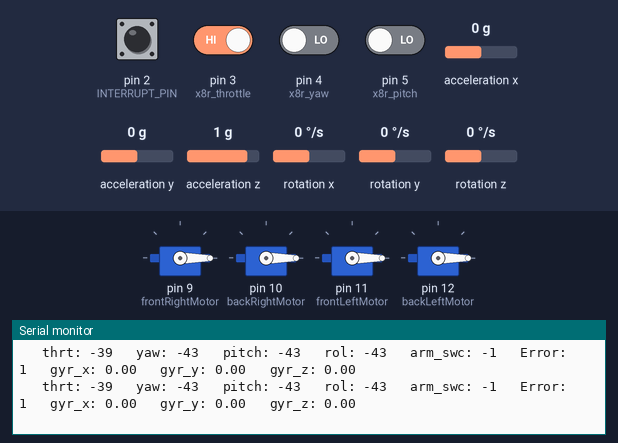
Bench run of a sketch on a simulated Arduino Uno, built with avr-gcc and run on an emulated ATmega328P. Shown: 4 × servo, the last lines printed to the serial monitor. The test bench sets the inputs (shaded band); at power-on: pin 3 (x8r_throttle) HIGH, pin 2 (INTERRUPT_PIN), pin 4 (x8r_yaw), pin 5 (x8r_pitch) LOW, acceleration x 0 g, acceleration y 0 g, rotation z 0 °/s, acceleration z 1 g, rotation x 0 °/s, rotation y 0 °/s. The sensor or clock chip raises its interrupt line as the real part does.

Above: at 1.7 s.
1.8 s: acceleration x set to -1.4 g
At 2.8 s:
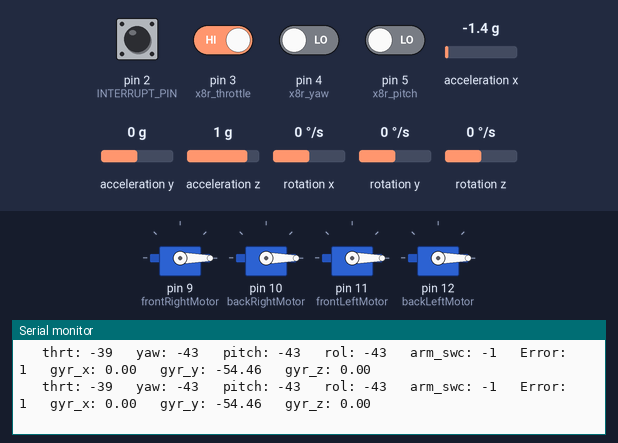
4.8 s: pin 4 (x8r_yaw) driven HIGH
7.8 s: pin 3 (x8r_throttle) driven LOW
10.8 s: acceleration y set to -1.4 g
At 11.5 s:
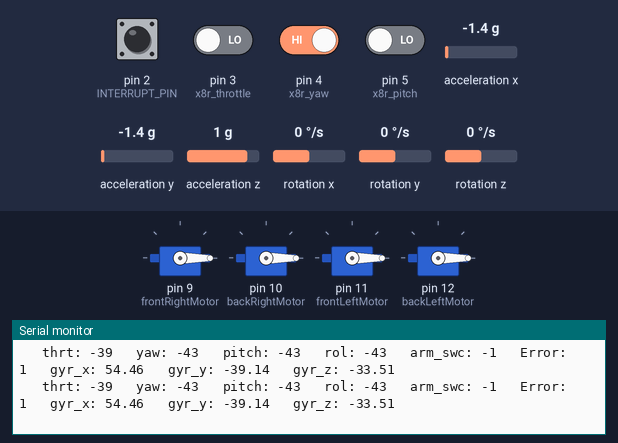
13.8 s: rotation z set to -192 °/s
At 14.4 s:
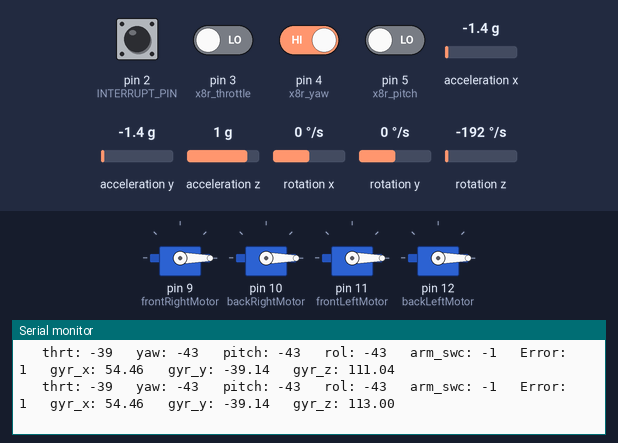

The sketch:

Dron_Arduino.ino
```cpp
#include <avr/wdt.h>

#define PROGRAM_TIMEOUT_IN_MILLISECONDS WDTO_1S // arduino dondu mu kontrol süresi (1 saniye)

#define RECEIVER_COMMUNICATION_TIMEOUT 1000 //kumanda maximum veri gelmeme süresi
#define RECEIVER_DATA_NOT_RECEIVED_TIME_OUT 500 //x8r kablo bağlantısı gelememe süresi
#define IMU_COMMUNICATION_TIMEOUT_IN_MILLISECONDS 100
#define RECEIVER_MIN_VALUE 306  //kumanda minimum değer
#define RECEIVER_MAX_VALUE 1693 //kumanda maximum değer
#define THROTTLE_START_POINT 10  // başlangıç throttle deger
#define THROTTLE_LIMIT_POINT 180 //max throttle deger
#define QUADCOPTER_MAX_TILT_ANGLE 30 //dron maximum alabiliceği açı
#define INTERRUPT_PIN 2 //gyto int pin
#define IMU_COMMUNICATION_TIMEOUT 200

//gyro kalibre kısmı
#define ACCEL_OFFSET_X 126
#define ACCEL_OFFSET_Y 1637
#define ACCEL_OFFSET_Z 414
#define GYRO_OFFSET_X 74
#define GYRO_OFFSET_Y -91
#define GYRO_OFFSET_Z 39

#define MIN_MOTOR_PULSE_WIDTH 1000 //motor minimum değer
#define MAX_MOTOR_PULSE_WIDTH 2000 //motor maximum değer


#define KP_pitch 0.30
#define KI_pitch 0.10
#define KD_pitch 0.10

#define KP_roll 0.30
#define KI_roll 0.10
#define KD_roll 0.10

struct ReceiverCommands {
  int YawAngle;
  int RollAngle;
  int PitchAngle;
  int Throttle;
  int ArmDisarm_switch;
  int Error;
};

struct Orientation {
  double YawAngle;
  double PitchAngle;
  double RollAngle;
};
struct IMU_Values {
  bool Error;
  bool NewDataAvailable;
  double DeltaTimeInSeconds;
  struct Orientation CurrentOrientation;
  struct Orientation PreviousOrientation;
};

struct MotorPowers
{
  int FrontRightMotorPower;
  int BackRightMotorPower;
  int FrontLeftMotorPower;
  int BackLeftMotorPower;
};


void setup()
{
  wdt_enable(PROGRAM_TIMEOUT_IN_MILLISECONDS);

  initializeMotor();
  initializeReceiver();
  initializeIMU();
  Serial.begin(115200);
}

void loop()
{
  wdt_reset();

  kmd_veri_al();
  struct ReceiverCommands receiverCommands = GetReceiverCommands();
  struct IMU_Values imuValues = GetIMUvalues();

  //kumanda veri kkontrol
  Serial.print("   thrt: ");
  Serial.print(receiverCommands.Throttle);
  Serial.print("   yaw: ");
  Serial.print(receiverCommands.YawAngle);
  Serial.print("   pitch: ");
  Serial.print(receiverCommands.PitchAngle);
  Serial.print("   rol: ");
  Serial.print(receiverCommands.RollAngle);
  Serial.print("   arm_swc: ");
  Serial.print(receiverCommands.ArmDisarm_switch);
  Serial.print("   Error: ");
  Serial.print(receiverCommands.Error); //gyro veri okunmicaksa "ln" yap

  //gyro_veri_kontrol //gyro verilerin uçuşa hazır olduğunu kontrol et(yon ve değişken bakımından)
  Serial.print("   gyr_x: ");
  Serial.print(imuValues.CurrentOrientation.PitchAngle);
  Serial.print("   gyr_y: ");
  Serial.print(imuValues.CurrentOrientation.RollAngle);
  Serial.print("   gyr_z: ");
  Serial.println(imuValues.CurrentOrientation.YawAngle);

  if(receiverCommands.Error || imuValues.Error || receiverCommands.Throttle < THROTTLE_START_POINT)// || receiverCommands.ArmDisarm_switch < 1) //arm disarm yeri
  { //bunu "ArmDisarm_switch" butonuna göre yap ve throttle < 20 kalsın (örnekteki gibi)
    stopMotors();
    resetPidVariables();
    return;
  }

  if(imuValues.NewDataAvailable == false){
    return;
  }

  struct MotorPowers motorPowers = calculateMotorPowers(receiverCommands, imuValues);
  spinMotors(motorPowers);
}
```

alici.ino
```cpp
int x8r_throttle = 3;
int x8r_yaw = 4;
int x8r_pitch = 5;
int x8r_rol = 6;

int x8r_btn_sd = 7;
int x8r_btn_sa = 8;


float throttle = 0;
float yaw = 0;
float pitch = 0;
float rol = 0;

float btn_sd = 1;
float btn_sa = 1;

bool error = false;


int prevRollAngle = 0;
int prevPitchAngle = 0;
int prevThrottle = 0;
int prevYawAngle = 0;
int prevArmDisarm_switch = 0;

double zaman = 0;
float kmd_ilk_veri_toplam = 0;
float kmd_anlik_veri_toplam = 1;

void initializeReceiver()
{
  pinMode(x8r_throttle, INPUT);
  pinMode(x8r_yaw, INPUT);
  pinMode(x8r_pitch, INPUT);
  pinMode(x8r_rol, INPUT);

  pinMode(x8r_btn_sd, INPUT);
}

void kmd_veri_al()
{
  //kumanda veri okuma kısmı
  if(digitalRead(x8r_throttle) == LOW || //x8r kablosu çıktı ise dronu durdur
     digitalRead(x8r_yaw) == LOW ||
     digitalRead(x8r_pitch) == LOW ||
     digitalRead(x8r_rol) == LOW ||
     digitalRead(x8r_btn_sd) == LOW)
  {
    //dronu otomatik indir daha sonradan
    error = true;
  }
  else //x8r bağlantısında sorun yoksa
  {
    throttle = pulseIn(x8r_throttle, HIGH, RECEIVER_DATA_NOT_RECEIVED_TIME_OUT);
    yaw = pulseIn(x8r_yaw, HIGH, RECEIVER_DATA_NOT_RECEIVED_TIME_OUT);
    pitch = pulseIn(x8r_pitch, HIGH, RECEIVER_DATA_NOT_RECEIVED_TIME_OUT);
    rol = pulseIn(x8r_rol, HIGH, RECEIVER_DATA_NOT_RECEIVED_TIME_OUT);

    btn_sd = pulseIn(x8r_btn_sd, HIGH, RECEIVER_DATA_NOT_RECEIVED_TIME_OUT);
    error = false;
  }
}

struct ReceiverCommands GetReceiverCommands()
{
  struct ReceiverCommands cmd;
  /*cmd.RollAngle = prevRollAngle;
  cmd.PitchAngle = prevPitchAngle;
  cmd.Throttle = prevThrottle;
  cmd.YawAngle = prevYawAngle;
  cmd.ArmDisarm_switch = prevArmDisarm_switch;*/


  cmd.Throttle = map(throttle, RECEIVER_MIN_VALUE, RECEIVER_MAX_VALUE, 0, THROTTLE_LIMIT_POINT);
  cmd.YawAngle = map(yaw, RECEIVER_MIN_VALUE, RECEIVER_MAX_VALUE, -QUADCOPTER_MAX_TILT_ANGLE, QUADCOPTER_MAX_TILT_ANGLE);
  cmd.PitchAngle = map(pitch, RECEIVER_MIN_VALUE, RECEIVER_MAX_VALUE, -QUADCOPTER_MAX_TILT_ANGLE, QUADCOPTER_MAX_TILT_ANGLE);
  cmd.RollAngle = map(rol, RECEIVER_MIN_VALUE, RECEIVER_MAX_VALUE, -QUADCOPTER_MAX_TILT_ANGLE, QUADCOPTER_MAX_TILT_ANGLE);

  cmd.ArmDisarm_switch = map(btn_sd, RECEIVER_MIN_VALUE, RECEIVER_MAX_VALUE, -1, 1);

  cmd.Error = error;

  /*prevRollAngle = cmd.RollAngle;
  prevPitchAngle = cmd.PitchAngle;
  prevThrottle = cmd.Throttle;
  prevYawAngle = cmd.YawAngle;
  prevArmDisarm_switch = cmd.ArmDisarm_switch;*/


  /*if(millis() - zaman > RECEIVER_COMMUNICATION_TIMEOUT) //kumanda girmesi durumunda dronu durdur   //bunu sonradan aç ve dene
  {
    kmd_anlik_veri_toplam = cmd.Throttle + cmd.YawAngle + cmd.PitchAngle + cmd.RollAngle;
    if(kmd_ilk_veri_toplam == kmd_anlik_veri_toplam)
    {
      cmd.Error = true;
    }
    else
    {
      cmd.Error = false;
    }
    kmd_ilk_veri_toplam = kmd_anlik_veri_toplam;
    zaman = millis();
  }*/

  return cmd;
}
```

gyro.ino
```cpp
#include "I2Cdev.h"
#include "MPU6050_6Axis_MotionApps20.h"
#if I2CDEV_IMPLEMENTATION == I2CDEV_ARDUINO_WIRE
#include "Wire.h"
#endif
MPU6050 mpu;

// orientation/motion vars
Quaternion q;           // [w, x, y, z]         quaternion container
VectorFloat gravity;    // [x, y, z]            gravity vector
float ypr[3];           // [yaw, pitch, roll]   yaw/pitch/roll container and gravity vector

// MPU control/status vars
bool dmpReady = false;  // set true if DMP init was successful
uint8_t mpuIntStatus;   // holds actual interrupt status byte from MPU
uint8_t devStatus;      // return status after each device operation (0 = success, !0 = error)
uint8_t fifoBuffer[64]; // FIFO storage buffer

volatile bool mpuInterrupt = false;     // indicates whether MPU interrupt pin has gone high
void dmpDataReady() {
  mpuInterrupt = true;
}

struct Orientation previousOrientation;
unsigned long last_time = 0;

void initializeIMU() {
#if I2CDEV_IMPLEMENTATION == I2CDEV_ARDUINO_WIRE
  Wire.begin();
  Wire.setClock(100000);
#elif I2CDEV_IMPLEMENTATION == I2CDEV_BUILTIN_FASTWIRE
  Fastwire::setup(100, true);
#endif

  mpu.initialize();
  pinMode(INTERRUPT_PIN, INPUT);

  devStatus = mpu.dmpInitialize();

  mpu.setXGyroOffset(GYRO_OFFSET_X);
  mpu.setYGyroOffset(GYRO_OFFSET_Y);
  mpu.setZGyroOffset(GYRO_OFFSET_Z);
  mpu.setXAccelOffset(ACCEL_OFFSET_X);
  mpu.setYAccelOffset(ACCEL_OFFSET_Y);
  mpu.setZAccelOffset(ACCEL_OFFSET_Z);

  if (devStatus == 0) {
    mpu.setDMPEnabled(true);
    attachInterrupt(digitalPinToInterrupt(INTERRUPT_PIN), dmpDataReady, RISING);
    mpuIntStatus = mpu.getIntStatus();
    dmpReady = true;
  }
}

struct IMU_Values GetIMUvalues() {
  struct IMU_Values o;
  o.NewDataAvailable = false;

  if (!mpu.testConnection()) {
    o.Error = true;
    return o;
  }

  if (!dmpReady)
    return o;

  unsigned long current_time = millis();
  unsigned long delta_time_in_milliseconds = current_time - last_time;
  double delta_time_in_seconds = (double)delta_time_in_milliseconds / 1000.0;

  if (mpu.dmpGetCurrentFIFOPacket(fifoBuffer)) { // Get the Latest packet
    mpu.dmpGetQuaternion(&q, fifoBuffer);
    mpu.dmpGetGravity(&gravity, &q);
    mpu.dmpGetYawPitchRoll(ypr, &q, &gravity);

    o.CurrentOrientation.YawAngle = ypr[0] * 180 / M_PI;
    o.CurrentOrientation.RollAngle = ypr[1] * 180 / M_PI;
    o.CurrentOrientation.PitchAngle = ypr[2] * 180 / M_PI * -1; // -1 is for changing rotation in order to align with receiver values
    o.PreviousOrientation = previousOrientation;
    o.NewDataAvailable = true;
    o.DeltaTimeInSeconds = delta_time_in_seconds;

    previousOrientation = o.CurrentOrientation;
    if (last_time == 0) {
      last_time = current_time;
      o.Error = true;
      return o;
    }
    last_time = current_time;
  }

  if (delta_time_in_milliseconds > IMU_COMMUNICATION_TIMEOUT_IN_MILLISECONDS) {
    o.Error = true;
  } else {
    o.Error = false;
  }

  return o;
}
```

hesapla_motor_powers.ino
```cpp
double pitch_pid_i, pitch_last_error;
double pitch_control_signal;

double roll_pid_i, roll_last_error;
double roll_control_signal;


void resetPidVariables()
{
  pitch_pid_i = 0;
  pitch_last_error = 0;

  roll_pid_i = 0;
  roll_last_error = 0;
}

struct MotorPowers calculateMotorPowers(struct ReceiverCommands receiverCommands, struct IMU_Values imu_values)
{
  double pitchError = receiverCommands.PitchAngle - imu_values.CurrentOrientation.PitchAngle;
  double rollError = receiverCommands.RollAngle - imu_values.CurrentOrientation.RollAngle;

  pitch_control_signal = getControlSignal(pitchError, KP_pitch, KI_pitch, KD_pitch, pitch_pid_i, pitch_last_error, imu_values.DeltaTimeInSeconds);
  roll_control_signal = getControlSignal(rollError, KP_roll, KI_roll, KD_roll, roll_pid_i, roll_last_error, imu_values.DeltaTimeInSeconds);


  struct MotorPowers motorPowers;
  /*motorPowers.FrontRightMotorPower = receiverCommands.Throttle - pitch_control_signal - roll_control_signal;
  motorPowers.BackRightMotorPower =  receiverCommands.Throttle + pitch_control_signal - roll_control_signal;
  motorPowers.FrontLeftMotorPower =  receiverCommands.Throttle - pitch_control_signal + roll_control_signal;
  motorPowers.BackLeftMotorPower =   receiverCommands.Throttle + pitch_control_signal + roll_control_signal;*/

  motorPowers.FrontRightMotorPower = receiverCommands.Throttle - pitch_control_signal;//geçici
  motorPowers.BackRightMotorPower =  receiverCommands.Throttle + pitch_control_signal;//geçici
  motorPowers.FrontLeftMotorPower =  receiverCommands.Throttle - pitch_control_signal;//geçici
  motorPowers.BackLeftMotorPower =   receiverCommands.Throttle + pitch_control_signal;//geçici
  return motorPowers;
}
```

motor.ino
```cpp
#include <Servo.h>

Servo frontRightMotor;
Servo backRightMotor;
Servo frontLeftMotor;
Servo backLeftMotor;


void initializeMotor()
{
  frontRightMotor.attach(9, MIN_MOTOR_PULSE_WIDTH, MAX_MOTOR_PULSE_WIDTH); //motor yönlerini ayarla
  backRightMotor.attach(10, MIN_MOTOR_PULSE_WIDTH, MAX_MOTOR_PULSE_WIDTH);
  frontLeftMotor.attach(11, MIN_MOTOR_PULSE_WIDTH, MAX_MOTOR_PULSE_WIDTH);
  backLeftMotor.attach(12, MIN_MOTOR_PULSE_WIDTH, MAX_MOTOR_PULSE_WIDTH);
  stopMotors();
  //delay(5000); //çalışmıyosa delayı aç
}

void spinMotors(struct MotorPowers motorPowers)
{
  frontRightMotor.write(motorPowers.FrontRightMotorPower);
  backRightMotor.write(motorPowers.BackRightMotorPower);
  frontLeftMotor.write(motorPowers.FrontLeftMotorPower);
  backLeftMotor.write(motorPowers.BackLeftMotorPower);
}

void stopMotors()
{
  frontRightMotor.write(0);
  backRightMotor.write(0);
  frontLeftMotor.write(0);
  backLeftMotor.write(0);
}
```

pid.ino
```cpp
double getControlSignal(double error, double kp, double ki, double kd, double& pid_i, double& last_error, double delta_time_in_seconds) {
  double pid_p = error;
  double pid_d = (error - last_error) / delta_time_in_seconds;
  pid_i += error * delta_time_in_seconds;

  double control_signal = (kp*pid_p) + (ki*pid_i) + (kd*pid_d);
  last_error = error;
  return control_signal;
}
```

Measured:
- after the input at 1.8 s, the serial monitor: prints a new line at once (image 1)
- after the input at 10.8 s, the serial monitor: prints a new line at once (image 2)
- after the input at 13.8 s, the serial monitor: prints a new line at once (image 3)
